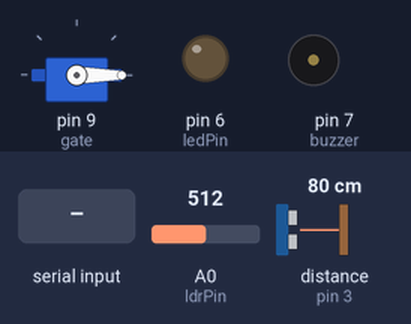
Bench run of a sketch on a simulated Arduino Uno, built with avr-gcc and run on an emulated ATmega328P. Shown: servo, output pins drawn as LEDs (lit = HIGH), buzzer (waves = sounding, pin HIGH). Wiring (inferred from the names in the program): ultrasonic range finder: trigger pin 2; echo pin 3. The inputs (shaded band) are chosen by the test bench; at power-on: distance to the obstacle (sensor on pin 3) 80 cm, A0 (ldrPin) = 512. The echo pulse lasts 58.3 µs per cm; pins used as bus, display or sensor lines are not drawn.

Above: at 1.2 s.
1.3 s: distance to the obstacle (sensor on pin 3) set to 22 cm
2.8 s: distance to the obstacle (sensor on pin 3) set to 18 cm
At 3.9 s:
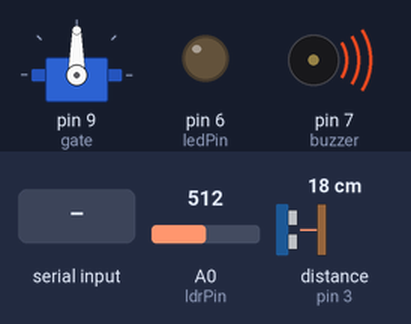
5.8 s: A0 (ldrPin) set to 418
8.3 s: A0 (ldrPin) set to 392
At 9.9 s:
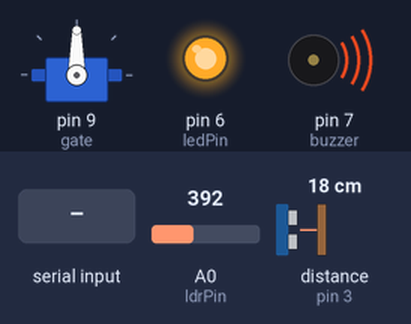
11.3 s: "C" received over the second serial link
14.3 s: "F" received over the second serial link
At 15.8 s:
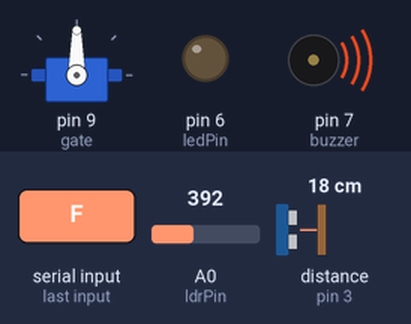
Timing chart, 0 to 18.3 s (numbered marks = the images above; inputs shaded):
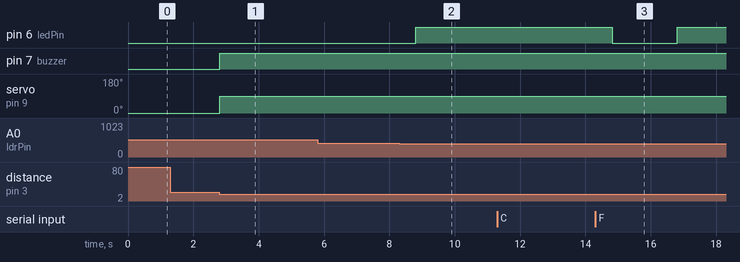

The sketch:

smart-homesecurity.ino
```cpp
#include <Servo.h>
#include <SoftwareSerial.h>

Servo gate;
SoftwareSerial BT(10, 11); // TX, RX

#define trigPin 2
#define echoPin 3
#define ledPin 6
#define buzzer 7

int ldrPin = A0;
char data;

void setup() {
  pinMode(trigPin, OUTPUT);
  pinMode(echoPin, INPUT);
  pinMode(ledPin, OUTPUT);
  pinMode(buzzer, OUTPUT);

  gate.attach(9);
  gate.write(0); // gate closed

  Serial.begin(9600);
  BT.begin(9600);
}

void loop() {

  // Ultrasonic Distance
  digitalWrite(trigPin, LOW);
  delayMicroseconds(2);
  digitalWrite(trigPin, HIGH);
  delayMicroseconds(10);
  digitalWrite(trigPin, LOW);

  long duration = pulseIn(echoPin, HIGH);
  int distance = duration * 0.034 / 2;

  // Gate Control
  if (distance < 20) {
    gate.write(90);
    digitalWrite(buzzer, HIGH);
    delay(2000);
    digitalWrite(buzzer, LOW);
  } else {
    gate.write(0);
  }

  // LDR Light Control
  int ldrValue = analogRead(ldrPin);
  if (ldrValue < 400) {
    digitalWrite(ledPin, HIGH);
  } else {
    digitalWrite(ledPin, LOW);
  }

  // Bluetooth Control
  if (BT.available()) {
    data = BT.read();

    if (data == 'O') gate.write(90);
    if (data == 'C') gate.write(0);
    if (data == 'L') digitalWrite(ledPin, HIGH);
    if (data == 'F') digitalWrite(ledPin, LOW);
  }
}
```

Measured:
- the behaviour switches between 21 and 20 cm on distance to the obstacle (sensor on pin 3) (found by bisection; images 0 and 1)
- the behaviour switches between 400 and 399 on A0 (ldrPin) (found by bisection; images 1 and 2)
- after the input at 1.3 s, every drawn part: stays the same
- after the input at 2.8 s, pin 7 (buzzer): LOW → HIGH at once; servo on pin 9 (gate): 0° → 90° at once
- after the input at 8.3 s, pin 6 (ledPin): LOW → HIGH after 0.51 s
- after the input at 14.3 s, pin 6 (ledPin): HIGH → LOW after 0.51 s, → HIGH 2.0 s later
